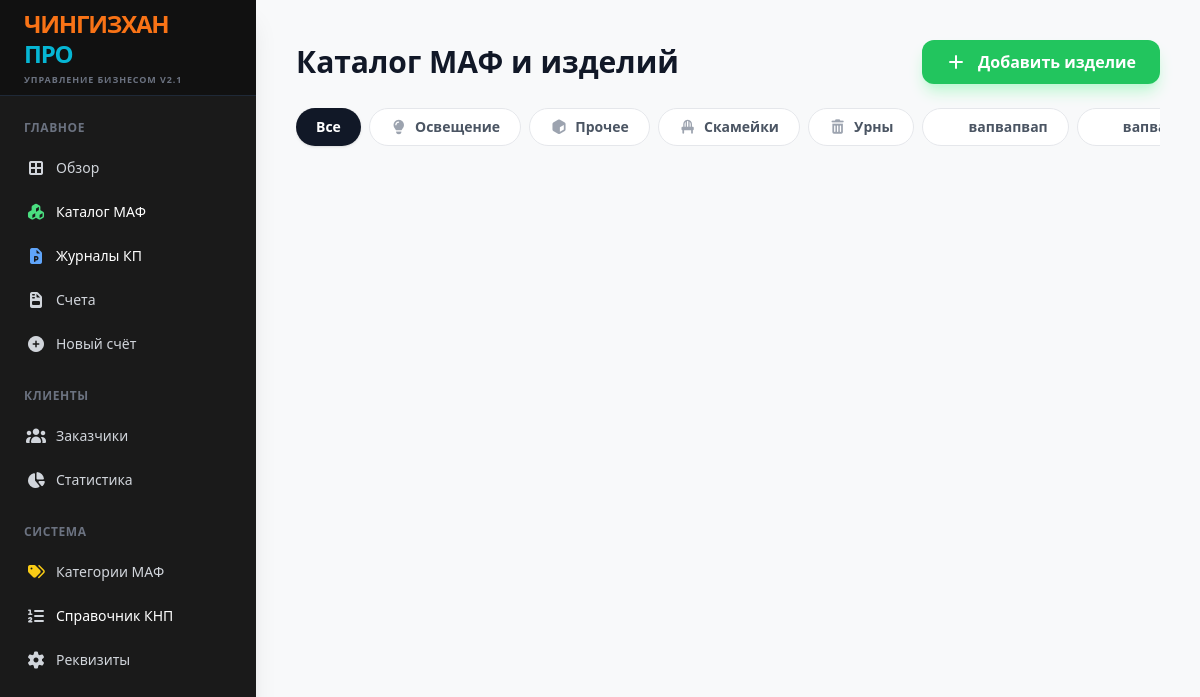
The app's page /catalog, older data.
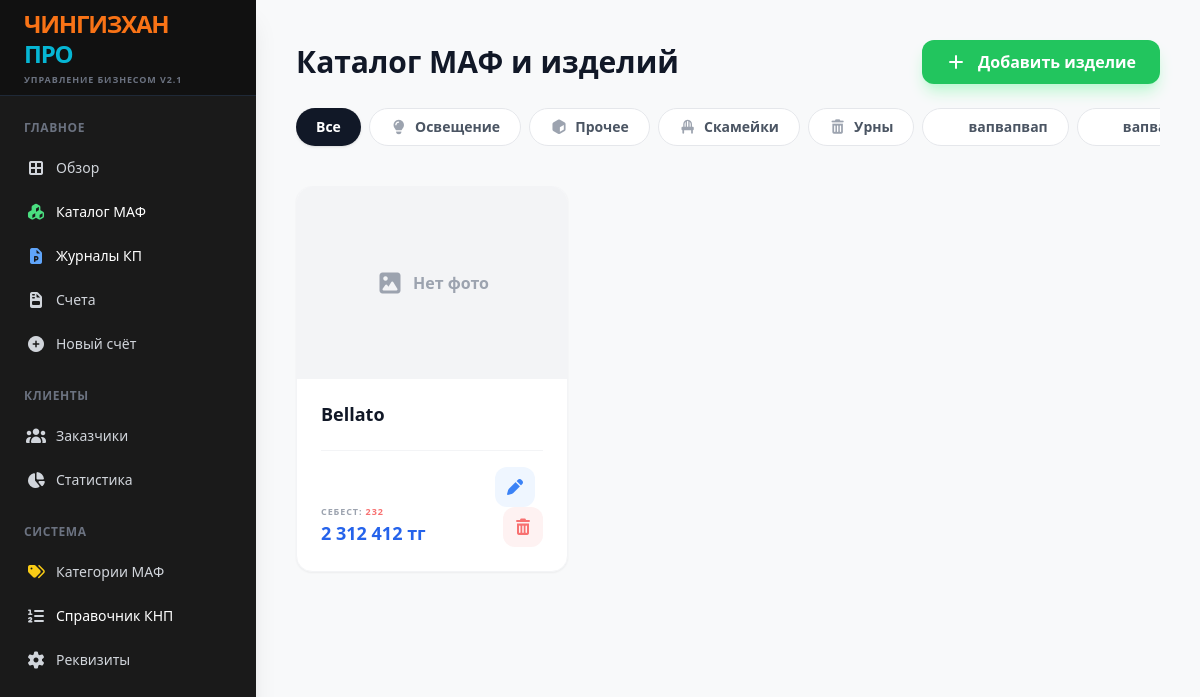
The same page, newer data.
### tables this page shows
CREATE TABLE categories (id INTEGER PRIMARY KEY AUTOINCREMENT, name TEXT, icon TEXT);

CREATE TABLE catalog (id INTEGER PRIMARY KEY AUTOINCREMENT, name TEXT, description TEXT, unit TEXT, cost REAL, retail_price REAL, img1 TEXT, img2 TEXT, img3 TEXT, category_id INTEGER DEFAULT 0, bom_json TEXT);

### app.py (the view)
@app.route('/catalog')
def catalog_list():
    with sqlite3.connect(DB_NAME) as conn:
        raw_items = conn.cursor().execute("SELECT id, name, description, unit, cost, retail_price, img1, img2, img3, category_id, bom_json FROM catalog ORDER BY id DESC").fetchall()
        items = [{'id': str(i[0]), 'name': str(i[1]), 'desc': str(i[2]), 'unit': str(i[3]), 'cost': float(i[4] or 0), 'retail_price': float(i[5] or 0), 'img1': str(i[6]), 'img2': str(i[7]), 'img3': str(i[8]), 'cat_id': str(i[9]), 'bom': str(i[10])} for i in raw_items]
    return render_template('catalog.html', items=items, categories=get_categories())

### app.py (called while the page is built)
def get_categories():
    with sqlite3.connect(DB_NAME) as conn:
        cats_db = conn.cursor().execute("SELECT * FROM categories ORDER BY name").fetchall()
        return [{'id': str(r[0]), 'name': str(r[1]), 'icon': str(r[2])} for r in cats_db]

### templates/catalog.html (shortened to what this page needs)
{% extends "base.html" %}
{% block content %}
<div class="p-10 max-w-7xl mx-auto">
    <div class="flex justify-between items-center mb-6">
        <h2 class="text-3xl font-black text-gray-900">Каталог МАФ и изделий</h2>
        <button onclick="openModal('addModal')" class="bg-green-500 text-white px-6 py-2.5 rounded-xl font-bold hover:bg-green-600 transition shadow-lg shadow-green-200"><i class="fas fa-plus mr-2"></i> Добавить изделие</button>
    </div>
    <div class="flex space-x-2 overflow-x-auto pb-4 mb-6 scrollbar-hide">
        <button class="cat-btn active bg-gray-900 text-white px-5 py-2 rounded-full text-sm font-bold shadow transition" onclick="filterCat('all', this)">Все</button>
        {% for cat in categories %}
        <button class="cat-btn bg-white text-gray-600 border border-gray-200 px-5 py-2 rounded-full text-sm font-bold hover:bg-gray-50 transition whitespace-nowrap" onclick="filterCat('{{ cat.id }}', this)"><i class="fas {{ cat.icon }} mr-1 text-gray-400"></i> {{ cat.name }}</button>
        {% endfor %}
    </div>
    <div class="grid grid-cols-3 gap-6" id="catalogGrid">
        {% for item in items %}
        <div class="catalog-card bg-white rounded-2xl shadow-sm border border-gray-100 overflow-hidden group flex flex-col transition hover:shadow-md" data-cat="{{ item.cat_id }}" id="item-{{ item.id }}">
            <div class="h-48 bg-gray-100 relative overflow-hidden flex">
                {% if not item.img1 and not item.img2 and not item.img3 %}<div class="w-full h-full flex items-center justify-center text-gray-400 font-bold"><i class="fas fa-image mr-2 text-2xl"></i> Нет фото</div>{% endif %}
            </div>
            <div class="p-6 flex flex-col flex-1">
                <div class="flex justify-between items-start mb-2">
                    <h3 class="font-black text-lg text-gray-900 leading-tight item-name">{{ item.name }}</h3>
                </div>
                <div class="flex justify-between items-end border-t border-gray-100 pt-4 mt-auto">
                    <div>
                        <p class="text-[9px] font-black text-gray-400 uppercase tracking-widest">Себест: <span class="text-red-400 item-cost">{{ '{:,.0f}'.format(item.cost).replace(',', ' ') }}</span></p>
                        <p class="font-black text-blue-600 text-lg"><span class="item-retail">{{ '{:,.0f}'.format(item.retail_price).replace(',', ' ') }}</span> тг</p>
                    </div>
                    <div class="space-x-2">
                        <button onclick="handleEditClick('{{ item.id }}', '{{ item.unit }}', '{{ item.cat_id }}', '{{ item.img1 }}', '{{ item.img2 }}', '{{ item.img3 }}')" class="text-blue-500 hover:text-blue-700 bg-blue-50 w-10 h-10 flex items-center justify-center rounded-xl transition"><i class="fas fa-pen"></i></button>
                        <button onclick="deleteCatalogItem('{{ item.id }}')" class="text-red-400 hover:text-red-600 bg-red-50 w-10 h-10 flex items-center justify-center rounded-xl transition"><i class="fas fa-trash-alt"></i></button>
                    </div>
                </div>
            </div>
        </div>
        {% endfor %}
    </div>
</div>
{% endblock %}

### templates/base.html (shortened to what this page needs)
<!DOCTYPE html>
<html lang="ru">
<head>
    <script src="{{ url_for('static', filename='css/tailwind.js') }}"></script>
    <link href="{{ url_for('static', filename='css/all.min.css') }}" rel="stylesheet">
</head>
<body class="bg-[#F8F9FA] flex h-screen font-sans">
    <aside class="w-64 bg-[#1a1a1a] text-gray-300 flex flex-col shadow-xl z-50">
        <div class="h-24 flex flex-col justify-center px-6 border-b border-gray-800 bg-[#111]">
            <h1 class="text-2xl font-black tracking-tighter leading-tight">
                <span style="color: #f97316;">ЧИНГИЗХАН</span><br>
                <span style="color: #06b6d4;">ПРО</span>
            </h1>
            <p class="text-[9px] font-bold text-gray-500 mt-1 uppercase tracking-widest">Управление бизнесом v2.1</p>
        </div>
        <nav class="flex-1 px-4 py-6 space-y-6 overflow-y-auto">
            <div>
                <p class="text-xs font-bold text-gray-500 mb-3 px-2 tracking-wider">ГЛАВНОЕ</p>
                <div class="space-y-1">
                    <a href="/" class="flex items-center px-2 py-2.5 rounded-md hover:bg-gray-800 transition"><i class="fas fa-th-large w-6 text-center"></i><span class="ml-2 text-sm font-medium">Обзор</span></a>
                    <a href="/catalog" class="flex items-center px-2 py-2.5 rounded-md hover:bg-gray-800 transition"><i class="fas fa-cubes w-6 text-center text-green-400"></i><span class="ml-2 text-sm font-medium text-white">Каталог МАФ</span></a>
                    <a href="/proposals" class="flex items-center px-2 py-2.5 rounded-md hover:bg-gray-800 transition"><i class="fas fa-file-powerpoint w-6 text-center text-blue-400"></i><span class="ml-2 text-sm font-medium text-white">Журналы КП</span></a>
                    <a href="/invoices" class="flex items-center px-2 py-2.5 rounded-md hover:bg-gray-800 transition"><i class="fas fa-file-invoice w-6 text-center"></i><span class="ml-2 text-sm font-medium">Счета</span></a>
                    <a href="/create_invoice" class="flex items-center px-2 py-2.5 rounded-md hover:bg-gray-800 transition"><i class="fas fa-plus-circle w-6 text-center"></i><span class="ml-2 text-sm font-medium">Новый счёт</span></a>
                </div>
            </div>
            <div>
                <p class="text-xs font-bold text-gray-500 mb-3 px-2 tracking-wider">КЛИЕНТЫ</p>
                <div class="space-y-1">
                    <a href="/clients" class="flex items-center px-2 py-2.5 hover:bg-gray-800 rounded-md transition"><i class="fas fa-users w-6 text-center"></i><span class="ml-2 text-sm font-medium">Заказчики</span></a>
                    <a href="/issued_invoices" class="flex items-center px-2 py-2.5 hover:bg-gray-800 rounded-md transition"><i class="fas fa-chart-pie w-6 text-center"></i><span class="ml-2 text-sm font-medium">Статистика</span></a>
                </div>
            </div>
            <div>
                <p class="text-xs font-bold text-gray-500 mb-3 px-2 tracking-wider">СИСТЕМА</p>
                <div class="space-y-1">
                    <a href="/categories" class="flex items-center px-2 py-2.5 hover:bg-gray-800 rounded-md transition"><i class="fas fa-tags w-6 text-center text-yellow-400"></i><span class="ml-2 text-sm font-medium">Категории МАФ</span></a>
                    <a href="/knp" class="flex items-center px-2 py-2.5 hover:bg-gray-800 rounded-md transition"><i class="fas fa-list-ol w-6 text-center"></i><span class="ml-2 text-sm font-medium text-white">Справочник КНП</span></a>
                    <a href="/settings" class="flex items-center px-2 py-2.5 hover:bg-gray-800 rounded-md transition"><i class="fas fa-cog w-6 text-center"></i><span class="ml-2 text-sm font-medium">Реквизиты</span></a>
                </div>
            </div>
        </nav>
    </aside>
    <main class="flex-1 overflow-y-auto">
        {% block content %}{% endblock %}
    </main>
</body>
</html>

Row changes from the older to the newer data that the page shows:
added catalog: img1 "Нет фото", name "Bellato", cost "232", retail_price "2 312 412"
